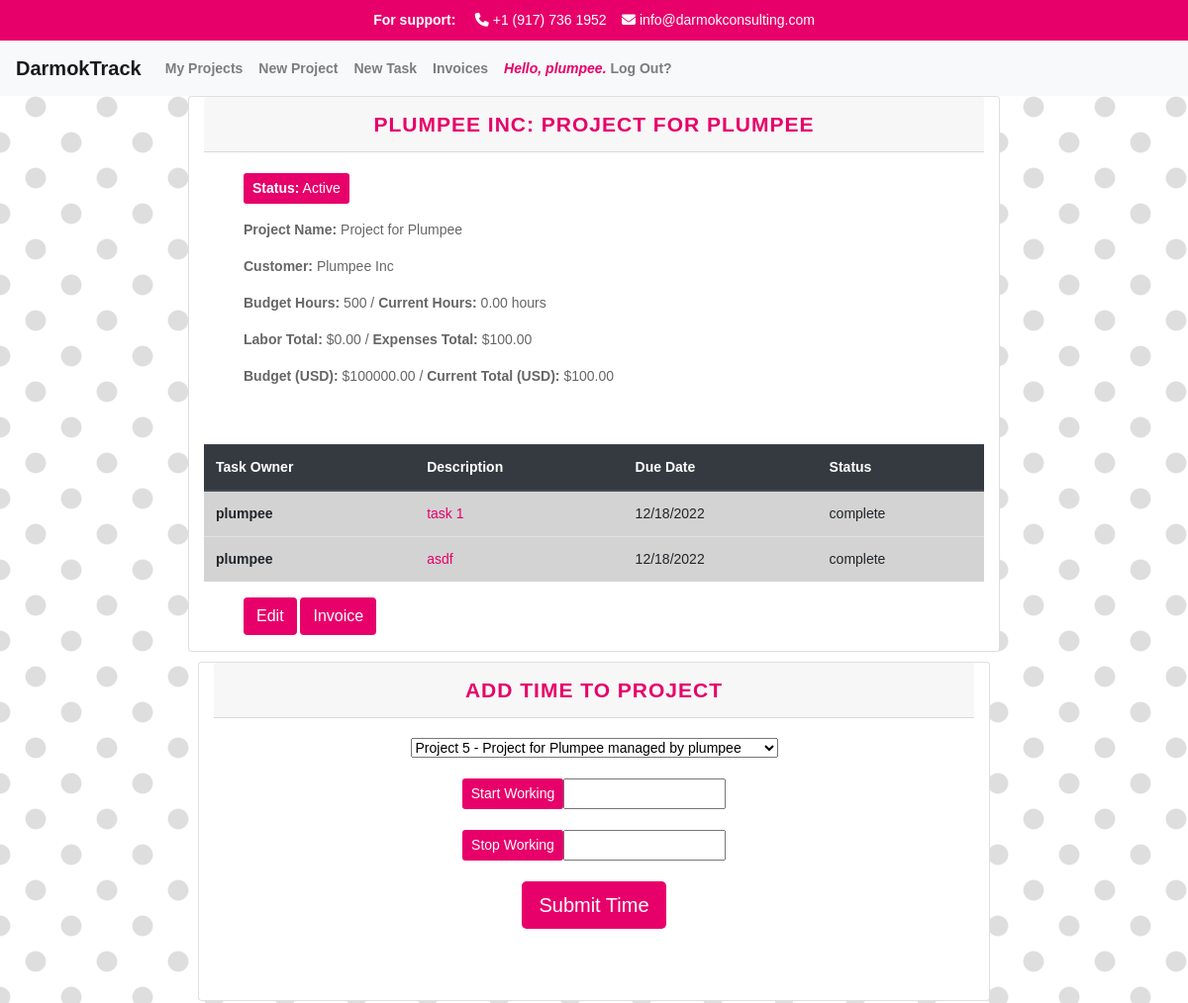
Before: /project/5 (signed in, upper part) with the older database file.
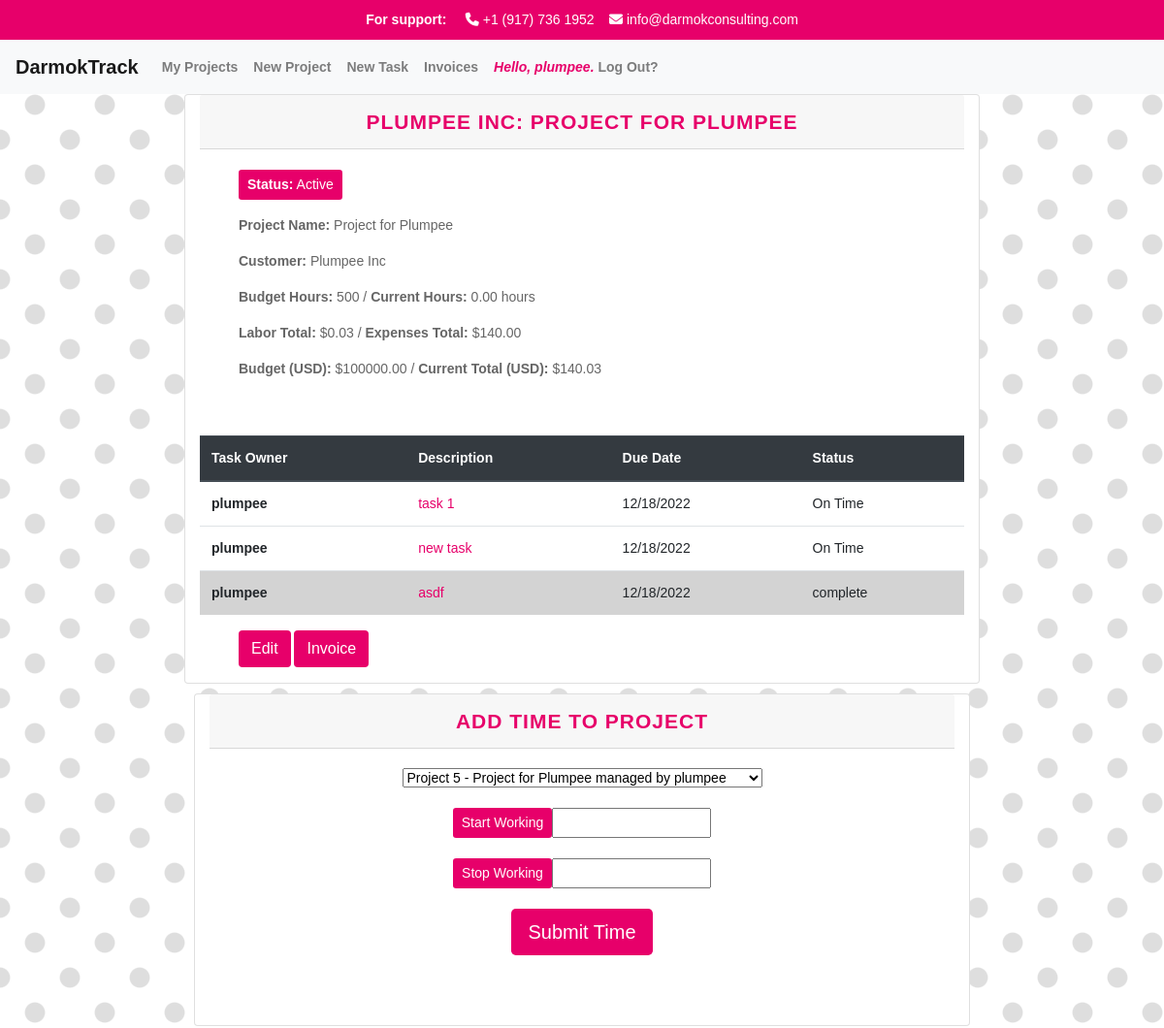
After: the same page with the newer database file.
### apps/track/models.py (models this page shows, shortened)
class Project(models.Model):
    PENDING = 'pending'
    PAID = 'paid'
    CREDIT_MEMO = 'credit_memo'
    CHOICES_STATUS = {
        (PENDING, 'pending'),
        (PAID, 'paid'),
        (CREDIT_MEMO, 'credit_memo'),
    }
    project_manager = models.ForeignKey(User, related_name='project_manager', on_delete=models.CASCADE)
    name = models.CharField('Project Name', max_length=250)
    start = models.DateTimeField(auto_now_add=True)
    customer = models.CharField(max_length=250)
    customer_address = models.CharField(max_length=250, null=True)
    customer_citystatezip = models.CharField(max_length=250, null=True)
    budget_hours = models.IntegerField(default=0)
    budget_dollars = models.DecimalField(max_digits=10, decimal_places=2, default=0.00)
    is_active = models.BooleanField('Active', default=True)
    projects = models.ForeignKey(User, blank=True, related_name='project_list', on_delete=models.CASCADE)
    time_models = models.ManyToManyField(TimeModel, related_name='projects')
    invoice_status = models.CharField(max_length=25, choices=CHOICES_STATUS, default=PENDING)
    class Meta:
        ordering = ['-start']
    def __str__(self):
        return f'Project {self.id} - {self.name} managed by {self.project_manager.username}'
    def get_elapsed_time(self):
        elapsed_time = self.timemodel_set.all().aggregate(Sum('elapsed_time'))
        if elapsed_time['elapsed_time__sum'] is None:
            return 0
        elapsed_time_seconds = elapsed_time['elapsed_time__sum']
        elapsed_time_timedelta = timedelta(seconds=elapsed_time_seconds)
        elapsed_time_hours = elapsed_time_timedelta / timedelta(hours=1)
        return elapsed_time_hours

class ProjectTask(models.Model):
    TODO = 'todo'
    COMPLETE = 'complete'
    CANCELED = 'canceled'
    CHOICES_STATUS = {
        (TODO, 'todo'),
        (COMPLETE, 'complete'),
        (CANCELED, 'canceled'),
    }
    project = models.ForeignKey(Project, related_name='tasks', on_delete=models.CASCADE)
    description = models.CharField('Task Description', max_length=250)
    task_owner = models.ForeignKey(User, related_name='task_owner', on_delete=models.CASCADE)
    created = models.DateTimeField(auto_now_add=True)
    status = models.CharField(max_length=25, choices=CHOICES_STATUS, default=TODO)
    due_date = models.DateTimeField(default=default_future)
    class Meta:
        ordering = ['due_date']

class User(AbstractUser):
    def __str__(self):
        return self.username

### apps/track/views.py (the view, shortened to what this page needs)
# urls.py: path('project/<int:id>', views.project, name='project'),
def project(request, id):
    projects = Project.objects.filter(id=id)
    project = Project.objects.get(id=id)
    time_models = project.time_models.all()
    form = AddTaskForm(initial={'project': project})
    timeform = TimeForm(initial={'project': project})
    tasks = ProjectTask.objects.filter(project=project)
    expenseform = ExpenseForm(initial={'project': project})
    expenses = Expense.objects.filter(project=project)
    total_expenses = sum([expense.amount for expense in expenses])
    tasks_todo = ProjectTask.objects.filter(project=project, status=ProjectTask.TODO)
    tasks_complete = ProjectTask.objects.filter(project=project, status=ProjectTask.COMPLETE)
    tasks_canceled = ProjectTask.objects.filter(project=project, status=ProjectTask.CANCELED)
    elapsed_time = project.get_elapsed_time()
    elapsed_time = Decimal(elapsed_time)
    project_total = elapsed_time * 200 + total_expenses
    return render(request, 'track/project.html', {
        'projects': projects,
        'id': id,
        'tasks_todo': tasks_todo,
        'tasks_complete': tasks_complete,
        'tasks_canceled': tasks_canceled,
        'form': form,
        'timeform': timeform,
        'project': project,
        'time_models': time_models,
        'elapsed_time': elapsed_time,
        'tasks': tasks,
        'expenseform': expenseform,
        'expenses': expenses,
        'total_expenses': total_expenses,
        'project_total': project_total,
    })

### apps/track/forms.py
class AddTaskForm(forms.ModelForm):
    class Meta:
        model = ProjectTask
        fields = (
            'project',
            'description',
            'task_owner',
            'due_date',
            'status',
            )
        labels = {
            'project': ('Project'),
            'description': ('Task Description'),
            'task_owner': ('Responsible'),
            'due_date': ('Due Date'),
            'status': ('Status'),
        }
        widgets = {
            'description': forms.Textarea(attrs={'rows': 1}),
        }

class TimeForm(forms.ModelForm):
    class Meta:
        model = TimeModel
        fields = ('start_time', 'end_time', 'project', )
        widgets = {
            'start_time': forms.TextInput(attrs={'id': 'start_time'}),
            'end_time': forms.TextInput(attrs={'id': 'end_time'}),
            'project': Select(),
        }
    project = forms.ModelChoiceField(queryset=Project.objects.all())

### apps/track/models.py (called while the page is built)
def default_future():
    return timezone.now() + timezone.timedelta(days=7)

### apps/track/templates/track/project.html (shortened to what the changed rows need)
{% extends 'track/layout.html' %}
{% load mathfilters %}
{% load humanize %}
{% load static %}
{% block body %}
    {% if user.is_authenticated %}
        <div class="row">
            {% for project in projects %}
                <div class="card col-sm-8">
                    <div class="card-header">
                        <h3 class="card-title mb-0">
                            {{ project.customer }}: {{ project.name }}
                        </h3>
                    </div>
                <br>
                <ul>
                        {% url 'toggle_project_status' project.id as toggle_url %}
                        <a href="{{ toggle_url }}" class="btn btn-darmok btn-sm">
                            <strong>Status:</strong>
                        {% if project.is_active %}
                            Active
                        {% else %}
                            <div class="inactive">
                                Inactive
                            </div>
                        {% endif %}
                        </a>
                </ul>
                <ul><strong>Project Name:</strong> {{ project.name }}</ul>
                <ul><strong>Customer:</strong> {{ project.customer }}</ul>
                <ul><strong>Budget Hours:</strong> {{ project.budget_hours }} / <strong>Current Hours:</strong>
                    {{ elapsed_time|floatformat:2 }} hours</ul>
                <ul><strong>Labor Total:</strong> ${{ elapsed_time|mul:200|floatformat:2|intcomma }} / <strong>Expenses Total:</strong> ${{ total_expenses|floatformat:2|intcomma }}</ul>
                <ul><strong>Budget (USD):</strong> ${{ project.budget_dollars }} / <strong>Current Total (USD):</strong> ${{ project_total|floatformat:2|intcomma }}</ul>
                <br>
                {% if project.is_active %}
                    <table class="table">
                        <thead class="thead-dark">
                            <tr>
                                <th scope="col">Task Owner</th>
                                <th scope="col">Description</th>
                                <th scope="col">Due Date</th>
                                <th scope="col">Status</th>
                            </tr>
                        </thead>
                        {% if tasks_todo %}
                    {% for task in tasks_todo %}
                        <tr>
                            <th scope="row">{{ task.task_owner }}</th>
                            <td><a href="{% url 'update_task' task.pk %}">{{ task.description }}</a></td>
                            <td>{{ task.due_date|date:"SHORT_DATE_FORMAT" }}</td>
                            {% now "Y-m-d" as todays_date %}{% if todays_date > task.due_date|date:"Y-m-d" %}
                            <td id="alert">Past due</id>{% else %}<td>On Time{% endif %}</td>
                        </tr>
                    {% endfor %}
                    {% endif %}
                        <br>
                {% if tasks_complete %}
                    {% for task in tasks_complete %}
                        <tr>
                            <th scope="row" class="bg-grey">{{ task.task_owner }}</th>
                            <td class="bg-grey"><a href="{% url 'update_task' task.pk %}">{{ task.description }}</a></td>
                            <td class="bg-grey">{{ task.due_date|date:"SHORT_DATE_FORMAT" }}</td>
                            <td class="bg-grey">{{ task.status }}</td>
                        </tr>
                    {% endfor %}
                {% endif %}
                    </table>
           {% endif %}
            {% if project.is_active %}
                <ul>
                    <a href="{% url 'edit_project' project.id %}" data-id="{{ project.id }}"><button type="button" class="btn btn-darmok">Edit</button></a>
                    <a href="{% url 'invoice' project_id=project.id %}" data-id="{{ project.id }}"><button type="button" class="btn btn-darmok">Invoice</button></a>
                </ul>
            {% else %}
                <ul>
                    <button type="button" class="btn btn-secondary" disabled>Edit</button>
                    <a href="{% url 'invoice' project_id=project.id %}" data-id="{{ project.id }}"><button type="button" class="btn btn-darmok">Invoice</button></a>
                </ul>
            {% endif %}
                </div>
            </div>
        </div>
        {% if project.is_active %}
                <div class="card col-sm-8">
                    <div class="card-header">
                        <h3 class="card-title mb-0">
                            Add Time to Project
                        </h3>
                    </div>
                <div class="{% if project.is_active %}card-body{% else %}card-body bg-inactive{% endif %}">
                    <form action="" method="post">
                            <div class="row justify-content-center">
                            {{ timeform.project }}
                            </div>
                            <br>
                            <div class="row justify-content-center">
                                <input type="button" class="btn btn-darmok btn-sm" value="Start Working" onclick="addCurrentTime('start_time')" /> {{ timeform.start_time }}
                            </div>
                            <br>
                            <div class="row justify-content-center">
                                <input type="button" class="btn btn-darmok btn-sm" value="Stop Working" onclick="addCurrentTime('end_time')" /> {{ timeform.end_time }}
                            </div>
                            <br>
                            <div class="row justify-content-center">
                                <button type="submit" class="btn btn-darmok btn-lg center" value="Submit">Submit Time</button>
                            </div>
                    </form>
                    <br>
                    <br>
                    </div>
                </div>
                {% endif %}
        {% endfor %}
    {% endif %}
{% endblock %}

Changed rows visible on the page:
changed Project "PLUMPEE INC": elapsed_time "0.00" → "0.03"; total_expenses "100.00" → "140.00"; project_total "100.00" → "140.03"; gains ProjectTask (task_owner "plumpee", description "task 1", due_date "12/18/2022", shows "On Time"); loses ProjectTask (task_owner "plumpee", description "task 1", due_date "12/18/2022", status "complete")
added ProjectTask: task_owner "plumpee", description "new task", due_date "12/18/2022", shows "On Time"
